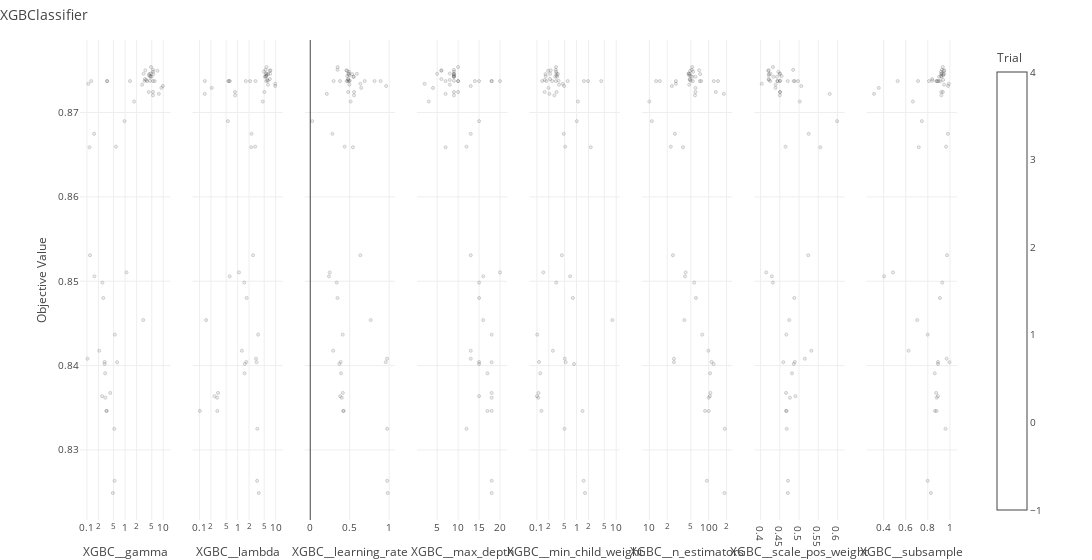

Notebook cell for this chart:
### Markdown cell above
### Визуализация результатов подбора гиперпараметров

Помогает cкорректировать процесс подбора.

### Code cell
for item in range(models.shape[0]):
    plot_Optuna(models.loc[item,'study'], 'plot_slice', models.loc[item, 'name'])
#     plot_Optuna(models.loc[item,'study'], 'plot_param_importances', models.loc[item, 'name'])     # может работать долго !
#     plot_Optuna(models.loc[item,'study'], 'plot_optimization_history', models.loc[item, 'name'])
